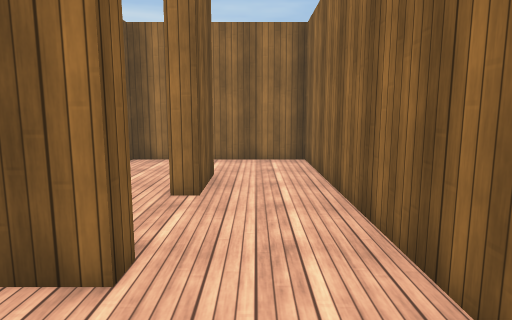
View 1 (above)

21 first-person views from a walk through a Unity game level. The camera is 1.4 m above the floor, tilts 8° down and sees 75° across. The floor is counted in squares, 1 m on a side. Each view is taken from the middle of a square. On the plan, view 1 faces up. The plan holds only what a view shows up to about 15 squares ahead; the rest is blank. The place goes on beyond the plan. The player character is not drawn. Some animated figures are left out. Surface patterns are stand-ins for the level's own textures.

View 2
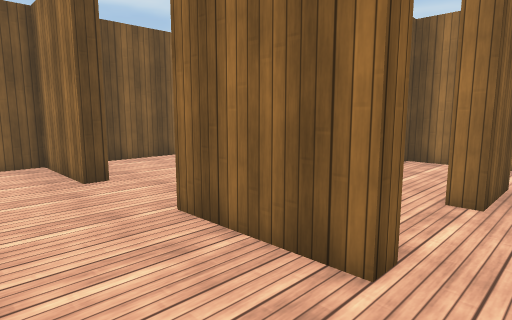

View 3
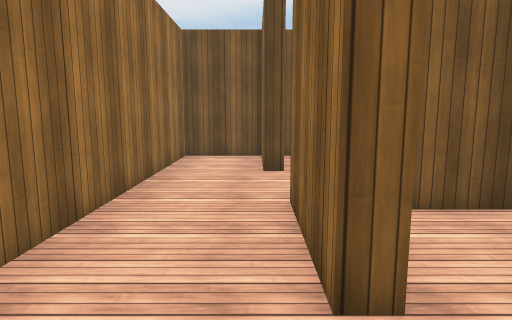

View 4
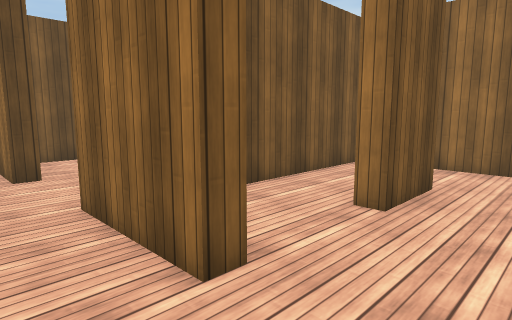

View 5
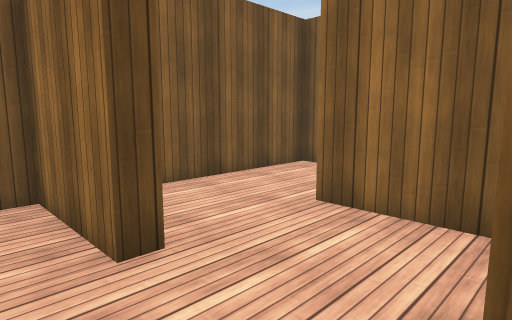

View 6
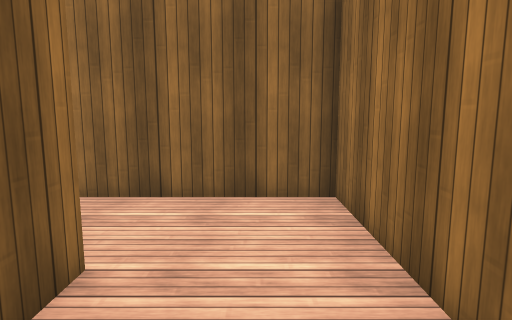

View 7
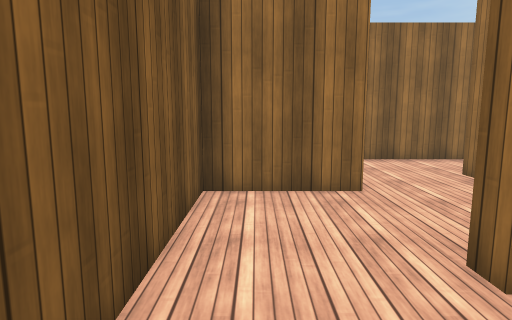

View 8
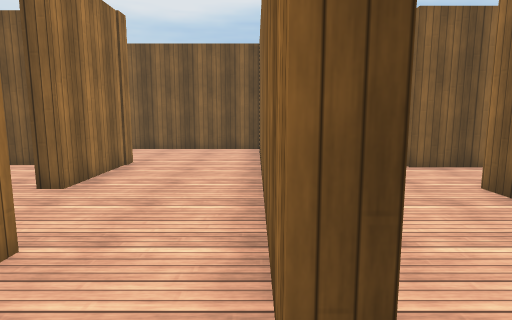

View 9
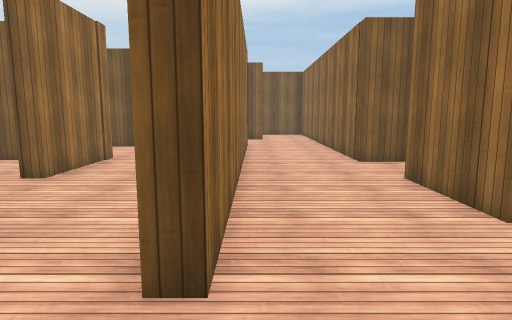

View 10
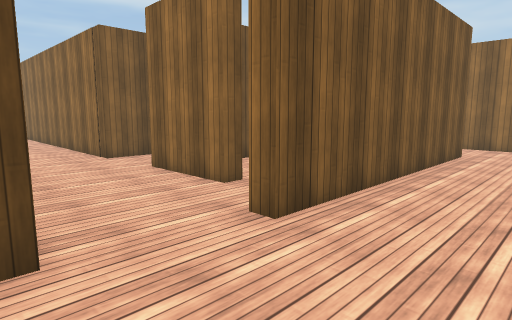

View 11
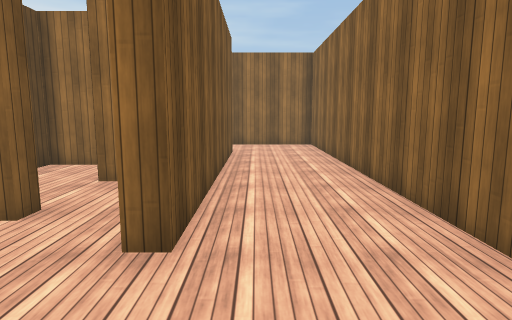

View 12
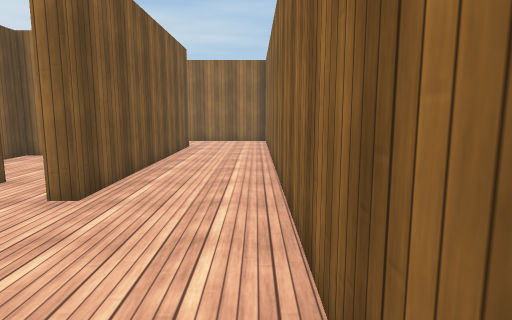

View 13
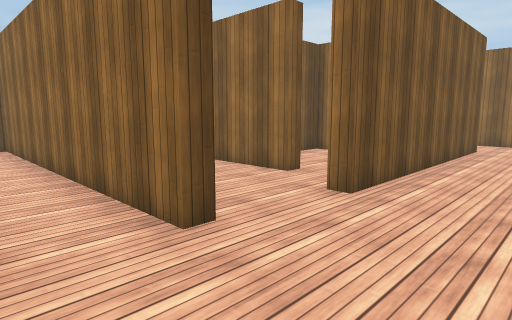

View 14
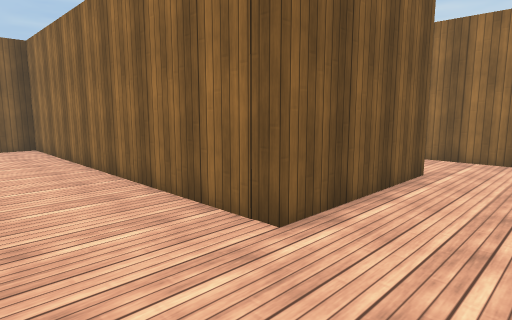

View 15
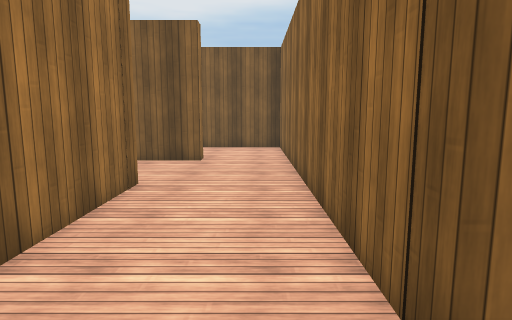

View 16
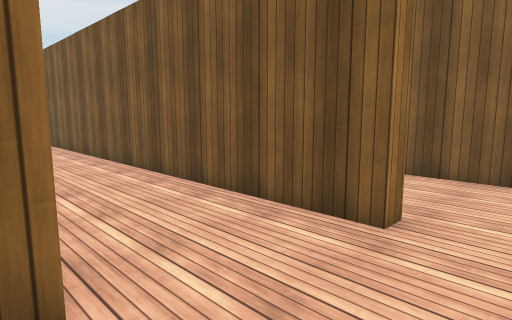

View 17
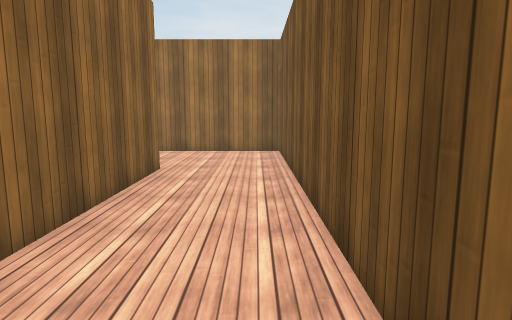

View 18
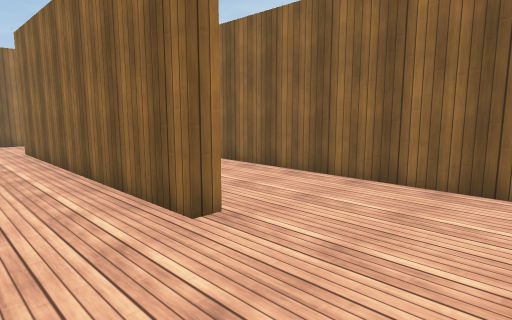

View 19
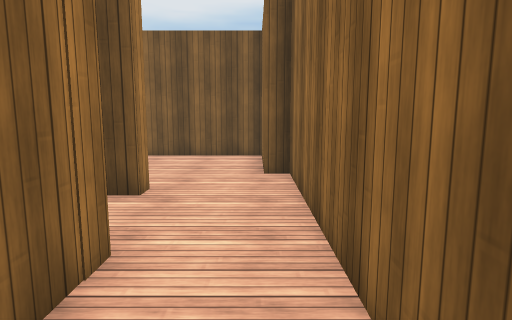

View 20
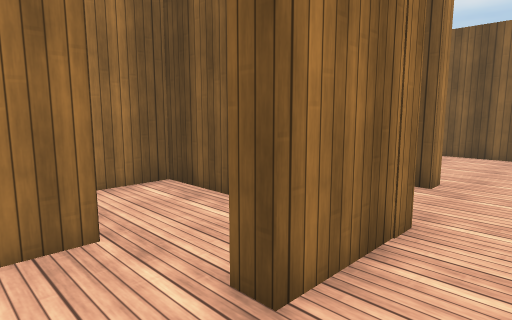

View 21
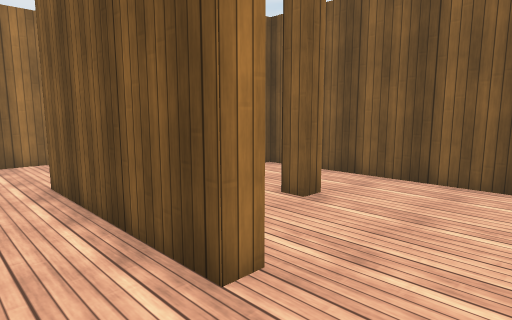

### Floor plan
Points are (right, up) in squares from view 1. A wall is a line through its corners. A room is listed if a view was taken in it or the views show most of it. See-through windows are left out.
Room 1 (views 1, 2, 3, 4, 5, 6, 7)
walls: (-1.2, 3.1) (-1.2, 2.5) (-4.2, 2.5); (-7, 2.8) (-7, 2.2) (-10, 2.2) (-10, -0.3) (1.5, -0.3) (1.5, 7.6); (-4.6, 5.4) (-7, 5.4) (-7, 6); (-3.7, 7.4) (-3.7, 4.2); (-1, 7.6) (-1, 5.4) (-1.5, 5.4); (-10, 6.4) (-10, 2.9)
ways out: opening at (-8.5, 6) to room 2; opening at (0.5, 6.5) to room 5; opening at (-2.5, 6.5) to room 6
Room 2 (views 8, 9, 10, 11, 12, 13, 14, 15, 16, 17, 18, 19, 20, 21)
walls: (-10.5, 9.4) (-7, 9.4) (-7, 8.9) (-10, 8.9) (-10, 6.4); (-4.2, 10.1) (-4.2, 10.6); (-4.1, 17.8) (-4.1, 17.2) (-7.2, 17.2); (-10.1, 22) (-9.6, 22) (-9.6, 17) (-18.6, 17); (-7.2, 22.5) (-4.7, 22.5) (-4.7, 22); (1.5, 11.5) (1.5, 28) (-2.5, 28); (-18.4, 14.4) (-17.9, 14.4) (-17.9, -0.3) (-13.4, -0.3); (-4.9, 24.8) (-10.5, 24.8); (-14, 3.6) (-14.6, 3.6) (-14.6, 13.6) (-2.4, 13.6) (-2.4, 13.1) (-14.1, 13.1) (-14.1, 7.9); (-1.9, 25.4) (-1.9, 16.2) (-2.4, 16.2); (-10.5, 0.8) (-10.5, 8.1)
ways out: opening at (-8.5, 6) to room 1; opening at (-10, 23.5) to room 3; opening at (-3.5, 17) to room 4; opening at (-3.5, 22) to room 7; opening at (-18, 15.5)
Room 3 (no view inside)
walls: (-13, 20.7) (-12.5, 20.7) (-12.5, 20.1); (-10.5, 24.8) (-11.7, 24.8) (-11.7, 24.2) (-14.5, 24.2); (-15.1, 24.2) (-15.1, 17.5)
ways out: opening at (-10, 23.5) to room 2
Room 4 (no view inside)
walls: (-3.8, 19.8) (-4.4, 19.8); (-6.6, 20.6) (-6.6, 17.7) (-5.1, 17.7)
ways out: opening at (-3.5, 17) to room 2; opening at (-5.5, 20) to room 7
Room 5 (no view inside)
walls: (1.5, 7.6) (1.5, 10.1) (-1.5, 10.1)
ways out: opening at (0.5, 6.5) to room 1; opening at (-1, 8.5) to room 6
Room 6 (no view inside)
walls: (-1.5, 10.1) (-3.7, 10.1) (-3.7, 7.4)
ways out: opening at (-2.5, 6.5) to room 1; opening at (-1, 8.5) to room 5
Room 7 (no view inside)
walls: (-4.4, 20.3) (-3.4, 20.3); (-5.2, 22) (-6.6, 22) (-6.6, 20.6)
ways out: opening at (-3.5, 22) to room 2; opening at (-5.5, 20) to room 4

Positions as (right, up) in squares from view 1, and headings:
1: (0, 0), facing up
2: (0, 0), facing up-left
3: (1, 2), facing left
4: (1, 1), facing up-left
5: (-4, 1), facing up-left
6: (-4, 1), facing right
7: (-9, 3), facing up
8: (-1, 13), facing left
9: (0, 14), facing left
10: (1, 13), facing up-left
11: (-1, 13), facing up
12: (1, 11), facing up
13: (1, 11), facing up-left
14: (-7, 14), facing up-left
15: (-8, 16), facing left
16: (-14, 16), facing down-left
17: (-17, 12), facing down
18: (-17, 0), facing up-right
19: (-4, 24), facing left
20: (-3, 24), facing down-left
21: (-8, 24), facing down-left
